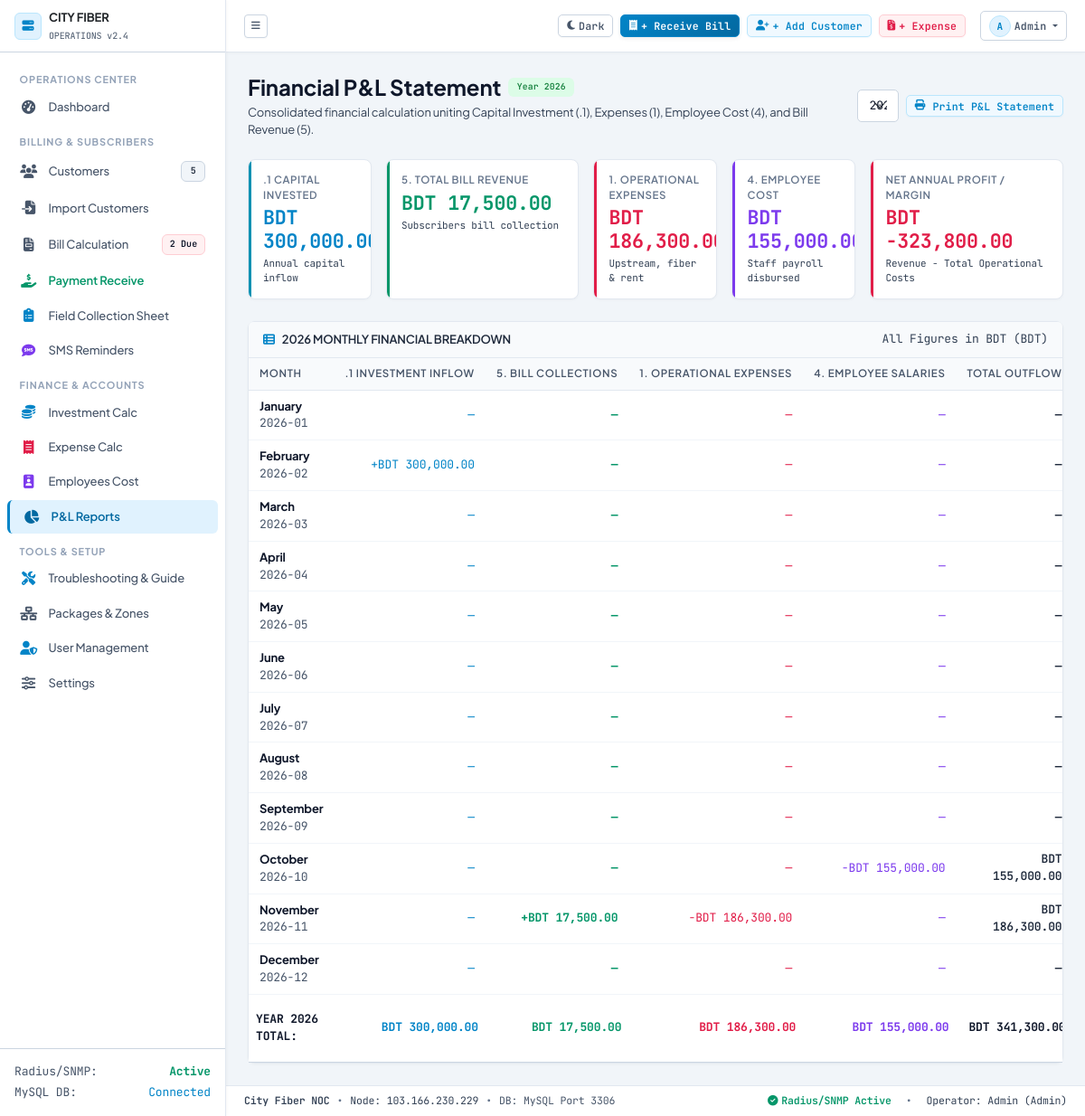
/reports.php (signed in), run on the app's committed database.
### tables this page shows
CREATE TABLE IF NOT EXISTS settings (
    id INT PRIMARY KEY,
    company_name VARCHAR(150) NOT NULL DEFAULT 'City Fiber',
    company_tagline VARCHAR(255) DEFAULT 'High-Speed Optical Broadband Network',
    phone VARCHAR(50) DEFAULT '+880 1700-000000',
    email VARCHAR(100) DEFAULT 'noc@cityfiber.bd',
    address TEXT,
    currency_symbol VARCHAR(10) DEFAULT 'BDT',
    currency_code VARCHAR(10) DEFAULT 'BDT',
    bill_due_day INT DEFAULT 10,
    updated_at TIMESTAMP DEFAULT CURRENT_TIMESTAMP ON UPDATE CURRENT_TIMESTAMP
);

### reports.php (the view, shortened to what the rows shown need)
<?php
require_once __DIR__ . '/config/auth.php';
require_once __DIR__ . '/includes/header.php';
$selected_year = $_GET['year'] ?? date('Y');
$monthly_records = [];
for ($m = 1; $m <= 12; $m++) {
    $month_str = sprintf('%s-%02d', $selected_year, $m);
    $rev = $pdo->query("SELECT COALESCE(SUM(amount), 0) FROM payments WHERE DATE_FORMAT(payment_date, '%Y-%m') = '{$month_str}'")->fetchColumn();
    $exp = $pdo->query("SELECT COALESCE(SUM(amount), 0) FROM expenses WHERE DATE_FORMAT(expense_date, '%Y-%m') = '{$month_str}'")->fetchColumn();
    $sal = $pdo->query("SELECT COALESCE(SUM(net_paid), 0) FROM salary_payments WHERE salary_month = '{$month_str}'")->fetchColumn();
    $inv = $pdo->query("SELECT COALESCE(SUM(amount), 0) FROM investments WHERE DATE_FORMAT(investment_date, '%Y-%m') = '{$month_str}' AND status = 'Active'")->fetchColumn();
    $total_outflow = $exp + $sal;
    $net_profit = $rev - $total_outflow;
    $monthly_records[] = [
        'month_num' => $m,
        'month_name' => date('F', mktime(0, 0, 0, $m, 10)),
        'month_key' => $month_str,
        'investment' => (float)$inv,
        'revenue' => (float)$rev,
        'expense' => (float)$exp,
        'salary' => (float)$sal,
        'total_outflow' => (float)$total_outflow,
        'net_profit' => (float)$net_profit
    ];
}
$annual_investment = array_sum(array_column($monthly_records, 'investment'));
$annual_revenue = array_sum(array_column($monthly_records, 'revenue'));
$annual_expenses = array_sum(array_column($monthly_records, 'expense'));
$annual_salaries = array_sum(array_column($monthly_records, 'salary'));
$annual_outflow = $annual_expenses + $annual_salaries;
$annual_net_profit = $annual_revenue - $annual_outflow;
?>
<div class="row g-3 mb-4">
    <div class="col-6 col-sm-6 col-xl-2">
        <div class="kpi-card kpi-cyan h-100">
            <div class="kpi-title">.1 Capital Invested</div>
            <div class="kpi-value text-cyan-400"><?= format_money($annual_investment) ?></div>
            <div class="text-slate-400 font-mono mt-1" style="font-size:11px;">Annual capital inflow</div>
        </div>
    </div>
    <div class="col-6 col-sm-6 col-xl-3">
        <div class="kpi-card kpi-emerald h-100">
            <div class="kpi-title">5. Total Bill Revenue</div>
            <div class="kpi-value text-emerald-400"><?= format_money($annual_revenue) ?></div>
            <div class="text-slate-400 font-mono mt-1" style="font-size:11px;">Subscribers bill collection</div>
        </div>
    </div>
    <div class="col-6 col-sm-6 col-xl-2">
        <div class="kpi-card kpi-rose h-100">
            <div class="kpi-title">1. Operational Expenses</div>
            <div class="kpi-value text-rose-400"><?= format_money($annual_expenses) ?></div>
            <div class="text-slate-400 font-mono mt-1" style="font-size:11px;">Upstream, fiber & rent</div>
        </div>
    </div>
    <div class="col-6 col-sm-6 col-xl-2">
        <div class="kpi-card kpi-purple h-100">
            <div class="kpi-title">4. Employee Cost</div>
            <div class="kpi-value text-purple-400"><?= format_money($annual_salaries) ?></div>
            <div class="text-slate-400 font-mono mt-1" style="font-size:11px;">Staff payroll disbursed</div>
        </div>
    </div>
    <div class="col-6 col-sm-6 col-xl-3">
        <div class="kpi-card <?= $annual_net_profit >= 0 ? 'kpi-emerald' : 'kpi-rose' ?> h-100">
            <div class="kpi-title">Net Annual Profit / Margin</div>
            <div class="kpi-value <?= $annual_net_profit >= 0 ? 'text-emerald-400' : 'text-rose-400' ?>"><?= format_money($annual_net_profit) ?></div>
            <div class="text-slate-400 font-mono mt-1" style="font-size:11px;">Revenue - Total Operational Costs</div>
        </div>
    </div>
</div>
<div class="card card-noc">
    <div class="card-body p-0">
        <div class="table-responsive">
            <table class="table table-noc align-middle">
                <thead>
                    <tr>
                        <th>Month</th>
                        <th class="text-end">.1 Investment Inflow</th>
                        <th class="text-end">5. Bill Collections</th>
                        <th class="text-end">1. Operational Expenses</th>
                        <th class="text-end">4. Employee Salaries</th>
                        <th class="text-end">Total Outflow</th>
                    </tr>
                </thead>
                <tbody>
                    <?php foreach ($monthly_records as $rec): ?>
                        <tr>
                            <td>
                                <div class="fw-bold text-slate-200"><?= $rec['month_name'] ?></div>
                                <span class="font-mono text-slate-500 text-xs"><?= $rec['month_key'] ?></span>
                            </td>
                            <td class="text-end font-mono text-cyan-400">
                                <?= $rec['investment'] > 0 ? '+' . format_money($rec['investment']) : '—' ?>
                            </td>
                            <td class="text-end font-mono text-emerald-400 fw-bold">
                                <?= $rec['revenue'] > 0 ? '+' . format_money($rec['revenue']) : '—' ?>
                            </td>
                            <td class="text-end font-mono text-rose-400">
                                <?= $rec['expense'] > 0 ? '-' . format_money($rec['expense']) : '—' ?>
                            </td>
                            <td class="text-end font-mono text-purple-400">
                                <?= $rec['salary'] > 0 ? '-' . format_money($rec['salary']) : '—' ?>
                            </td>
                            <td class="text-end font-mono text-slate-300 fw-semibold">
                                <?= $rec['total_outflow'] > 0 ? format_money($rec['total_outflow']) : '—' ?>
                            </td>
                        </tr>
                    <?php endforeach; ?>
                </tbody>
                <tfoot class="border-top border-slate-700 bg-slate-950 font-mono">
                    <tr class="fw-bold">
                        <td class="text-white">YEAR <?= $selected_year ?> TOTAL:</td>
                        <td class="text-end text-cyan-400"><?= format_money($annual_investment) ?></td>
                        <td class="text-end text-emerald-400"><?= format_money($annual_revenue) ?></td>
                        <td class="text-end text-rose-400"><?= format_money($annual_expenses) ?></td>
                        <td class="text-end text-purple-400"><?= format_money($annual_salaries) ?></td>
                        <td class="text-end text-slate-200"><?= format_money($annual_outflow) ?></td>
                    </tr>
                </tfoot>
            </table>
        </div>
    </div>
</div>
<?php require_once __DIR__ . '/includes/footer.php'; ?>

### includes/sidebar.php (shortened to what the rows shown need)
<aside class="app-sidebar" id="appSidebar">
    <div class="d-flex align-items-center justify-content-between px-3 py-3 border-bottom border-slate-800" style="height: 58px;">
        <a href="index.php" class="d-flex align-items-center gap-2 text-decoration-none">
            <div class="sidebar-header-text">
                <span class="fw-bold text-dark font-sans text-xs tracking-wide d-block"><?= htmlspecialchars(strtoupper($app_settings['company_name'] ?? 'CITY FIBER')) ?></span>
                <span class="text-slate-500 font-mono" style="font-size: 10px;">OPERATIONS v2.4</span>
            </div>
        </a>
    </div>
</aside>

### includes/footer.php (shortened to what the rows shown need)
<?php
global $pdo, $app_settings, $user_data, $global_flash;
$mysql_port = '3306';
if ($pdo instanceof PDO) {
    try {
        $mysql_port = $pdo->query("SELECT @@port")->fetchColumn() ?: '3306';
    } catch (Exception $e) {}
}
?>
    </main>
    <footer class="app-footer d-flex flex-column flex-sm-row align-items-center justify-content-between gap-2">
        <div class="d-flex align-items-center gap-2">
            <span class="text-slate-400 fw-semibold"><?= htmlspecialchars($app_settings['company_name'] ?? 'City Fiber') ?> NOC</span>
            <span>•</span>
            <span class="text-slate-400">Node: 103.166.230.229</span>
            <span>•</span>
            <span class="text-slate-500">DB: MySQL Port <?= htmlspecialchars($mysql_port) ?></span>
        </div>
    </footer>
</div>
</div>
</body>
</html>

### data on the page
settings: company_name "CITY FIBER", currency_symbol "BDT…", currency_symbol "BDT 17,500.00", currency_symbol "BDT -323,800.00", currency_symbol "BDT 300,000.00", currency_symbol "BDT 155,000.00", currency_symbol "BDT 186,300.00", company_name "City Fiber"

### other printed values
$active_customers_count "5"
$due_bills_count "2"
substr($user_data['username'], 0, 1) "A"
$user_data['username'] "Admin"
$rec['month_name'] "January"
$rec['month_key'] "2026-01"
$rec['month_name'] "February"
$rec['month_key'] "2026-02"
$rec['month_name'] "March"
$rec['month_key'] "2026-03"
$rec['month_name'] "April"
$rec['month_key'] "2026-04"
$rec['month_name'] "May"
$rec['month_key'] "2026-05"
$rec['month_name'] "June"
